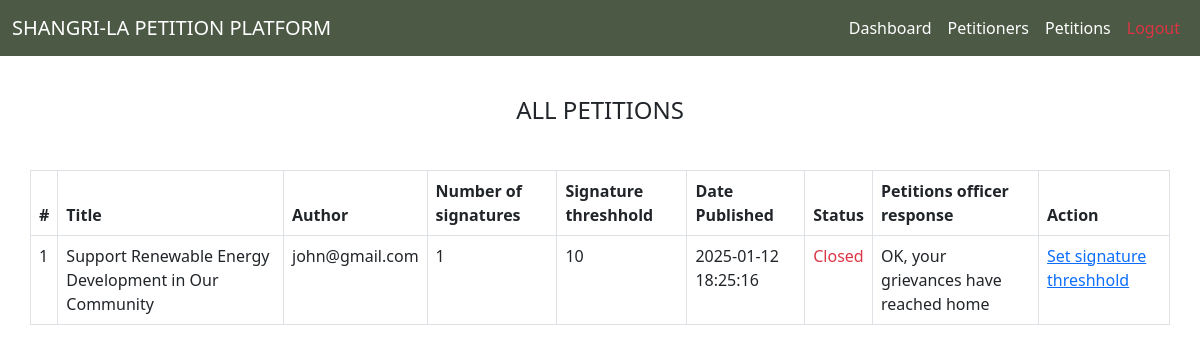
Screenshot of /petitions_committee_officer/all_petitions.php (signed in) with the database file from the repository.
### tables this page shows
CREATE TABLE `all_petitions` (
  `id` int(11) NOT NULL,
  `title` varchar(200) NOT NULL,
  `content` varchar(1500) NOT NULL,
  `author` varchar(200) NOT NULL,
  `status` int(11) NOT NULL,
  `petitions_committee_response` varchar(400) DEFAULT NULL,
  `date_created` datetime DEFAULT current_timestamp(),
  `date_updated` datetime DEFAULT NULL ON UPDATE current_timestamp(),
  `signatures` int(11) NOT NULL DEFAULT 0,
  `signature_threshhold` int(11) DEFAULT 0,
  `petitioner_id` int(11) NOT NULL
);

### petitions_committee_officer/all_petitions.php (the view, shortened to what this page needs)
<?php
include_once "functions/functions.php";
$database_connection = database_connect();
?>
<?= header_template('PETITIONS COMMITTEE OFFICER | ALL PETITIONS'); ?>
<?= admin_navbar_template(); ?>
<div id="page_title">
    <div class="container">
        <div class="row">
            <h4>All Petitions</h4>
        </div>
    </div>
</div>
<div id="data_table">
    <div class="container">
        <div class="row">
            <table class="table table-bordered">
                <?php
                $sql = $database_connection->prepare("SELECT * FROM all_petitions ORDER BY date_created DESC");
                $sql->execute();
                $database_all_petitions = $sql->fetchAll(PDO::FETCH_ASSOC);
                $count = 1;
                ?>
                <thead>
                    <th>#</th>
                    <th>Title</th>
                    <th>Author</th>
                    <th>Number of signatures</th>
                    <th>Signature threshhold</th>
                    <th>Date Published</th>
                    <th>Status</th>
                    <th>Petitions officer response</th>
                    <th>Action</th>
                </thead>
                <?php foreach ($database_all_petitions as $all_petitions): ?>
                    <tbody>
                        <td><?= $count++; ?></td>
                        <td><?= $all_petitions['title']; ?></td>
                        <td><?= $all_petitions['author']; ?></td>
                        <td><?php
                            if ($all_petitions['signatures'] == NULL) {
                                echo "0";
                            } else {
                                echo $all_petitions['signatures'];
                            }
                            ?></td>
                            <td><?= $all_petitions['signature_threshhold']; ?></td>
                        <td><?= $all_petitions['date_created']; ?></td>
                        <td><?php
                            if($all_petitions['status'] == 0){
                                echo "<span class='text-danger'>Closed</span>";
                            } else {
                                echo "<span class='text-success'>Open</span>";
                            }
                        ?></td>
                        <td><?php
                            if($all_petitions['petitions_committee_response'] == NULL ){
                                echo "<span class='text-warning'>No response given</span>";
                            } else {
                                echo $all_petitions['petitions_committee_response'];
                            }
                        ?></td>
                        <td><a href="index.php?page=petitions_committee_officer/specific_petition&id=<?= $all_petitions['id']; ?>">Set signature threshhold</a></td>
                    </tbody>
                <?php endforeach; ?>
            </table>
        </div>
    </div>
</div>

### css/styles.css (style rules this page uses)
:root { --main-color: #fff; --primary-color: #000; --secondary-color: #4B5945; --secondary-color-1: #66785F; --secondary-color-2: #91AC8F; --secondary-color-3: #B2C9AD; }
#page_title h4 { text-align: center; text-transform: uppercase; margin-bottom: 45px; margin-top: 40px; }

### rows the page displays
all_petitions: title "Support Renewable Energy Development in Our Community", author "john@gmail.com", signatures "1", signature_threshhold "10", date_created "2025-01-12 18:25:16", status "Closed", petitions_committee_response "OK, your grievances have reached home"
